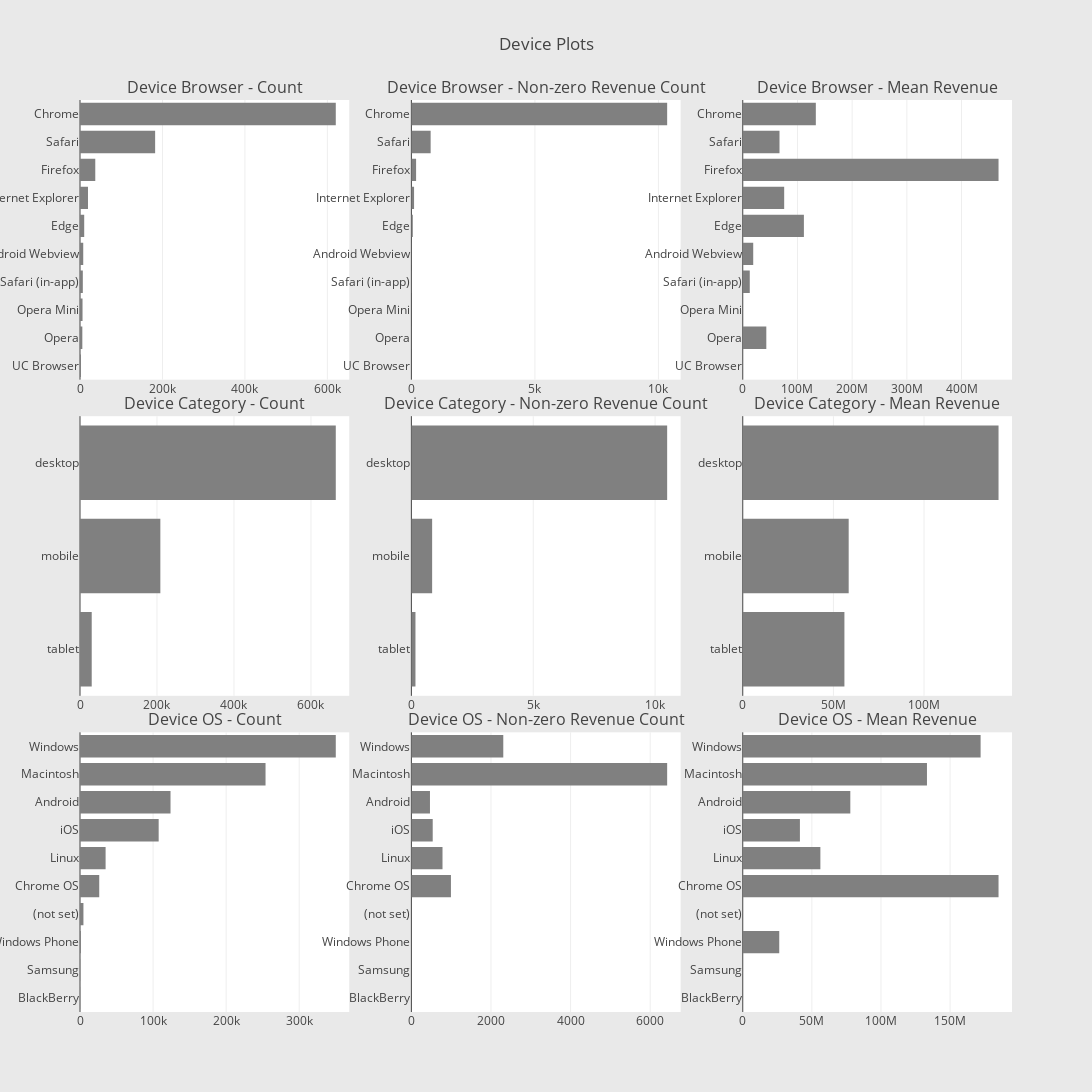

This figure's notebook cell:
### Code cell
def horizontal_bar_chart(cnt_srs, color):
    trace = go.Bar(
        y=cnt_srs.index[::-1],
        x=cnt_srs.values[::-1],
        showlegend=False,
        orientation = 'h',
        marker=dict(
            color=color,
        ),
    )
    return trace

# Device Browser
cnt_srs = train_df.groupby('device.browser')['totals.transactionRevenue'].agg(['size', 'count', 'mean'])
cnt_srs.columns = ["count", "count of non-zero revenue", "mean"]
cnt_srs = cnt_srs.sort_values(by="count", ascending=False)
trace1 = horizontal_bar_chart(cnt_srs["count"].head(10), 'gray')
trace2 = horizontal_bar_chart(cnt_srs["count of non-zero revenue"].head(10), 'gray')
trace3 = horizontal_bar_chart(cnt_srs["mean"].head(10), 'gray')

# Device Category
cnt_srs = train_df.groupby('device.deviceCategory')['totals.transactionRevenue'].agg(['size', 'count', 'mean'])
cnt_srs.columns = ["count", "count of non-zero revenue", "mean"]
cnt_srs = cnt_srs.sort_values(by="count", ascending=False)
trace4 = horizontal_bar_chart(cnt_srs["count"].head(10), 'gray')
trace5 = horizontal_bar_chart(cnt_srs["count of non-zero revenue"].head(10), 'gray')
trace6 = horizontal_bar_chart(cnt_srs["mean"].head(10), 'gray')

# Operating system
cnt_srs = train_df.groupby('device.operatingSystem')['totals.transactionRevenue'].agg(['size', 'count', 'mean'])
cnt_srs.columns = ["count", "count of non-zero revenue", "mean"]
cnt_srs = cnt_srs.sort_values(by="count", ascending=False)
trace7 = horizontal_bar_chart(cnt_srs["count"].head(10), 'gray')
trace8 = horizontal_bar_chart(cnt_srs["count of non-zero revenue"].head(10),'gray')
trace9 = horizontal_bar_chart(cnt_srs["mean"].head(10),'gray')

# Creating two subplots
fig = tools.make_subplots(rows=3, cols=3, vertical_spacing=0.04, 
                          subplot_titles=["Device Browser - Count", "Device Browser - Non-zero Revenue Count", "Device Browser - Mean Revenue",
                                          "Device Category - Count",  "Device Category - Non-zero Revenue Count", "Device Category - Mean Revenue", 
                                          "Device OS - Count", "Device OS - Non-zero Revenue Count", "Device OS - Mean Revenue"])

fig.append_trace(trace1, 1, 1)
fig.append_trace(trace2, 1, 2)
fig.append_trace(trace3, 1, 3)
fig.append_trace(trace4, 2, 1)
fig.append_trace(trace5, 2, 2)
fig.append_trace(trace6, 2, 3)
fig.append_trace(trace7, 3, 1)
fig.append_trace(trace8, 3, 2)
fig.append_trace(trace9, 3, 3)

fig['layout'].update(height=1200, width=1200, paper_bgcolor='rgb(233,233,233)', title="Device Plots")
py.iplot(fig, filename='device-plots')

### Figure 1 — Plotly figure (JSON) as saved in the notebook; plotly's stock layout.template omitted (floating-point values rounded to 4 significant figures)
{"data": [{"marker": {"color": "gray"}, "orientation": "h", "showlegend": false, "type": "bar", "uid": "17357a94-d1a7-11e8-ac1e-902b34143ac3", "x": [2427, 5643, 6139, 6850, 7865, 10205, 19375, 37069, 182245, 620364], "xaxis": "x", "y": ["UC Browser", "Opera", "Opera Mini", "Safari (in-app)", "Android Webview", "Edge", "Internet Explorer", "Firefox", "Safari", "Chrome"], "yaxis": "y"}, {"marker": {"color": "gray"}, "orientation": "h", "showlegend": false, "type": "bar", "uid": "17363dca-d1a7-11e8-bb46-902b34143ac3", "x": [0, 5, 0, 12, 6, 58, 109, 191, 780, 10353], "xaxis": "x2", "y": ["UC Browser", "Opera", "Opera Mini", "Safari (in-app)", "Android Webview", "Edge", "Internet Explorer", "Firefox", "Safari", "Chrome"], "yaxis": "y2"}, {"marker": {"color": "gray"}, "orientation": "h", "showlegend": false, "type": "bar", "uid": "1736b2e8-d1a7-11e8-9729-902b34143ac3", "x": [null, 43070000, null, 12810000.0, 19140000.0, 111800000.0, 75740000.0, 467600000.0, 67180000.0, 133600000.0], "xaxis": "x3", "y": ["UC Browser", "Opera", "Opera Mini", "Safari (in-app)", "Android Webview", "Edge", "Internet Explorer", "Firefox", "Safari", "Chrome"], "yaxis": "y3"}, {"marker": {"color": "gray"}, "orientation": "h", "showlegend": false, "type": "bar", "uid": "17374f0a-d1a7-11e8-9e6e-902b34143ac3", "x": [30449, 208725, 664479], "xaxis": "x4", "y": ["tablet", "mobile", "desktop"], "yaxis": "y4"}, {"marker": {"color": "gray"}, "orientation": "h", "showlegend": false, "type": "bar", "uid": "1737c42c-d1a7-11e8-8af1-902b34143ac3", "x": [168, 852, 10495], "xaxis": "x5", "y": ["tablet", "mobile", "desktop"], "yaxis": "y5"}, {"marker": {"color": "gray"}, "orientation": "h", "showlegend": false, "type": "bar", "uid": "17386048-d1a7-11e8-acc5-902b34143ac3", "x": [56080000.0, 58430000.0, 141100000.0], "xaxis": "x6", "y": ["tablet", "mobile", "desktop"], "yaxis": "y6"}, {"marker": {"color": "gray"}, "orientation": "h", "showlegend": false, "type": "bar", "uid": "1738d574-d1a7-11e8-a5e0-902b34143ac3", "x": [218, 280, 1216, 4695, 26337, 35034, 107665, 123892, 253938, 350072], "xaxis": "x7", "y": ["BlackBerry", "Samsung", "Windows Phone", "(not set)", "Chrome OS", "Linux", "iOS", "Android", "Macintosh", "Windows"], "yaxis": "y7"}, {"marker": {"color": "gray"}, "orientation": "h", "showlegend": false, "type": "bar", "uid": "17394a92-d1a7-11e8-b8f7-902b34143ac3", "x": [0, 0, 1, 0, 994, 782, 536, 467, 6426, 2309], "xaxis": "x8", "y": ["BlackBerry", "Samsung", "Windows Phone", "(not set)", "Chrome OS", "Linux", "iOS", "Android", "Macintosh", "Windows"], "yaxis": "y8"}, {"marker": {"color": "gray"}, "orientation": "h", "showlegend": false, "type": "bar", "uid": "1739e6b8-d1a7-11e8-8c1c-902b34143ac3", "x": [null, null, 26400000, null, 185000000.0, 56150000.0, 41360000.0, 77820000.0, 133300000.0, 172100000.0], "xaxis": "x9", "y": ["BlackBerry", "Samsung", "Windows Phone", "(not set)", "Chrome OS", "Linux", "iOS", "Android", "Macintosh", "Windows"], "yaxis": "y9"}], "layout": {"annotations": [{"font": {"size": 16}, "showarrow": false, "text": "Device Browser - Count", "x": 0.1444, "xanchor": "center", "xref": "paper", "y": 1, "yanchor": "bottom", "yref": "paper"}, {"font": {"size": 16}, "showarrow": false, "text": "Device Browser - Non-zero Revenue Count", "x": 0.5, "xanchor": "center", "xref": "paper", "y": 1, "yanchor": "bottom", "yref": "paper"}, {"font": {"size": 16}, "showarrow": false, "text": "Device Browser - Mean Revenue", "x": 0.8556, "xanchor": "center", "xref": "paper", "y": 1, "yanchor": "bottom", "yref": "paper"}, {"font": {"size": 16}, "showarrow": false, "text": "Device Category - Count", "x": 0.1444, "xanchor": "center", "xref": "paper", "y": 0.6533, "yanchor": "bottom", "yref": "paper"}, {"font": {"size": 16}, "showarrow": false, "text": "Device Category - Non-zero Revenue Count", "x": 0.5, "xanchor": "center", "xref": "paper", "y": 0.6533, "yanchor": "bottom", "yref": "paper"}, {"font": {"size": 16}, "showarrow": false, "text": "Device Category - Mean Revenue", "x": 0.8556, "xanchor": "center", "xref": "paper", "y": 0.6533, "yanchor": "bottom", "yref": "paper"}, {"font": {"size": 16}, "showarrow": false, "text": "Device OS - Count", "x": 0.1444, "xanchor": "center", "xref": "paper", "y": 0.3067, "yanchor": "bottom", "yref": "paper"}, {"font": {"size": 16}, "showarrow": false, "text": "Device OS - Non-zero Revenue Count", "x": 0.5, "xanchor": "center", "xref": "paper", "y": 0.3067, "yanchor": "bottom", "yref": "paper"}, {"font": {"size": 16}, "showarrow": false, "text": "Device OS - Mean Revenue", "x": 0.8556, "xanchor": "center", "xref": "paper", "y": 0.3067, "yanchor": "bottom", "yref": "paper"}], "height": 1200, "paper_bgcolor": "rgb(233,233,233)", "title": "Device Plots", "width": 1200, "xaxis": {"anchor": "y", "domain": [0, 0.2889]}, "xaxis2": {"anchor": "y2", "domain": [0.3556, 0.6444]}, "xaxis3": {"anchor": "y3", "domain": [0.7111, 1]}, "xaxis4": {"anchor": "y4", "domain": [0, 0.2889]}, "xaxis5": {"anchor": "y5", "domain": [0.3556, 0.6444]}, "xaxis6": {"anchor": "y6", "domain": [0.7111, 1]}, "xaxis7": {"anchor": "y7", "domain": [0, 0.2889]}, "xaxis8": {"anchor": "y8", "domain": [0.3556, 0.6444]}, "xaxis9": {"anchor": "y9", "domain": [0.7111, 1]}, "yaxis": {"anchor": "x", "domain": [0.6933, 1]}, "yaxis2": {"anchor": "x2", "domain": [0.6933, 1]}, "yaxis3": {"anchor": "x3", "domain": [0.6933, 1]}, "yaxis4": {"anchor": "x4", "domain": [0.3467, 0.6533]}, "yaxis5": {"anchor": "x5", "domain": [0.3467, 0.6533]}, "yaxis6": {"anchor": "x6", "domain": [0.3467, 0.6533]}, "yaxis7": {"anchor": "x7", "domain": [0, 0.3067]}, "yaxis8": {"anchor": "x8", "domain": [0, 0.3067]}, "yaxis9": {"anchor": "x9", "domain": [0, 0.3067]}}}
